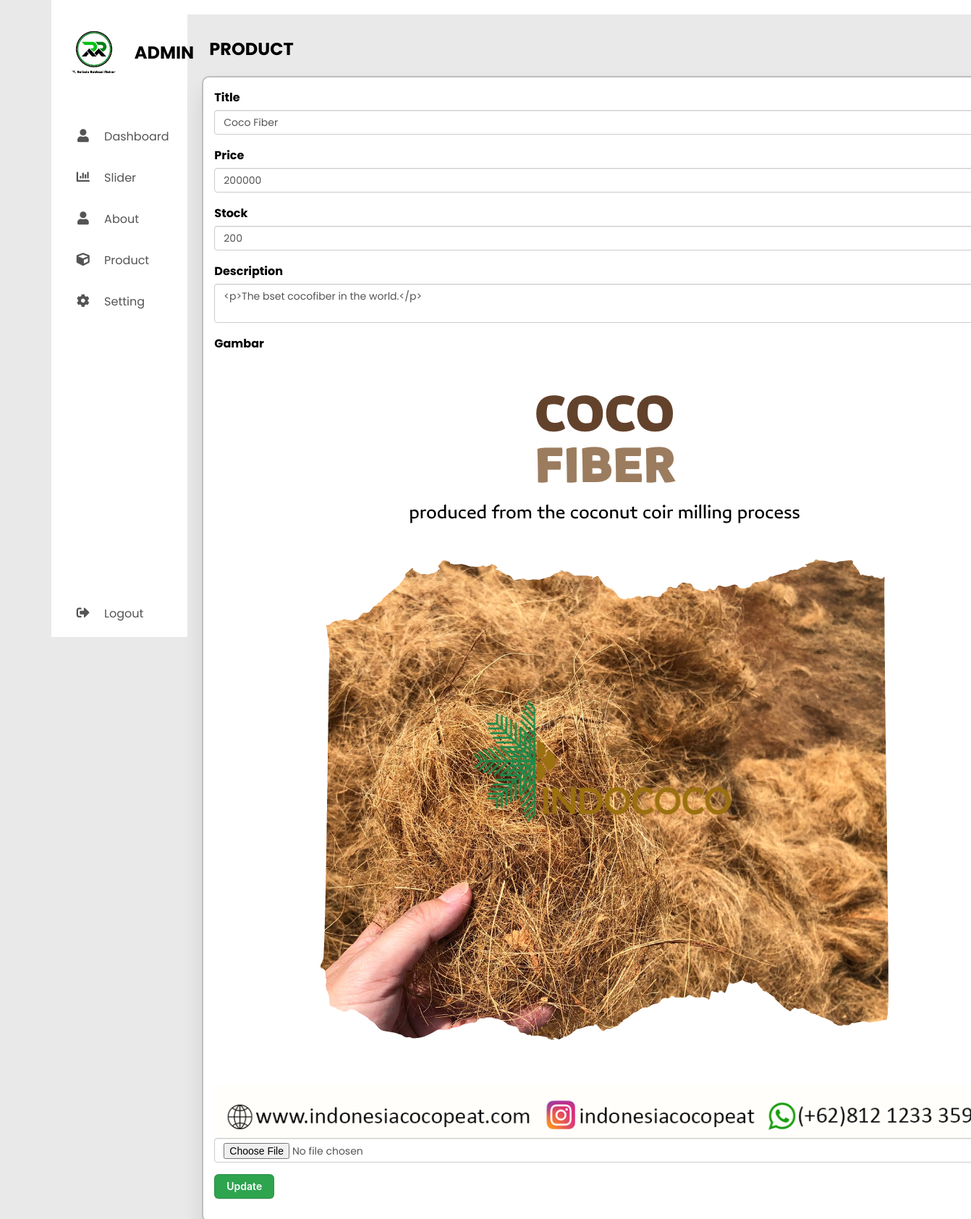
The app's page /admin/?page=edit_product&id=5 with its own data.
### tables this page shows
CREATE TABLE IF NOT EXISTS `product` (
  `id` int NOT NULL AUTO_INCREMENT,
  `title` varchar(200) DEFAULT NULL,
  `price` float DEFAULT NULL,
  `stock` int DEFAULT NULL,
  `description` text,
  `image` varchar(100) DEFAULT NULL,
  PRIMARY KEY (`id`)
);

### admin/edit_product.php (the view, shortened to what this page needs)
<section class="main">
    <div class="main-top">
    </div>
    <?php
        include('db/connection.php');
        $id = $_GET['id'];
        $query = "SELECT * FROM product WHERE id = '$id'";
        $result = mysqli_query($conn,$query);
        $product = mysqli_fetch_assoc($result);
    ?>
    <div class="main-body">
        <h1>PRODUCT</h1>
        <div class="card">
            <form method="POST" action="action/update_product.php" enctype="multipart/form-data">
                <div class="form-group">
                    <label >Title</label>
                    <input type="text" name="title" value="<?php echo $product['title']; ?>">
                </div>
                <div class="form-group">
                    <label >Price</label>
                    <input type="text" name="price" value="<?php echo $product['price']; ?>">
                </div>
                <div class="form-group">
                    <label >Stock</label>
                    <input type="text" name="stock" value="<?php echo $product['stock']; ?>">
                </div>
                <div class="form-group">
                    <label >Description</label>
                    <textarea name="description""><?php echo $product['description']; ?></textarea>
                </div>
                <div class="form-group">
                    <label>Gambar</label>
                    <img src="../image/<?php echo $product['image']; ?>" class="image">
                    <input type="file" name="image">
                </div>
                <div class="form-group">
                    <button type="submit" class="button-3">Update</button>
                </div>
            </form>
        </div>
    </div>
</section>

### admin/assets/css/style.css (style rules this page uses)
* { margin: 0; padding: 0; outline: none; border: none; text-decoration: none; list-style: none; box-sizing: border-box; font-family: "Poppins", sans-serif; }
body { background: rgb(233, 233, 233); }
.main { width: 100%; }
.main-top { width: 100%; background: #fff; padding: 10px; text-align: center; font-size: 18px; letter-spacing: 2px; text-transform: uppercase; color: rgb(43, 43, 43); }
.main-body { padding: 10px 10px 10px 20px; }
h1 { margin: 20px 10px; }
input { padding: 10px; border: 1px solid rgb(141, 141, 141); display: block; width: 100%; height: 34px; padding: 6px 12px; font-size: 14px; line-height: 1.42857143; color: #555; background-color: #fff; background-image: none; border: 1px solid #ccc; border-radius: 4px; -webkit-box-shadow: inset 0 1px 1px rgba(0, 0, 0, .075); box-shadow: inset 0 1px 1px rgba(0, 0, 0, .075); -webkit-transition: border-color ease-in-out .15s, -webkit-box-shadow ease-in-out .15s; -o-transition: border-color ease-in-out .15s, box-shadow ease-in-out .15s; transition: border-color ease-in-out .15s, box-shadow ease-in-out .15s; }
textarea { padding: 10px; border: 1px solid rgb(141, 141, 141); display: block; width: 100%; padding: 6px 12px; font-size: 14px; line-height: 1.42857143; color: #555; background-color: #fff; background-image: none; border: 1px solid #ccc; border-radius: 4px; -webkit-box-shadow: inset 0 1px 1px rgba(0, 0, 0, .075); box-shadow: inset 0 1px 1px rgba(0, 0, 0, .075); -webkit-transition: border-color ease-in-out .15s, -webkit-box-shadow ease-in-out .15s; -o-transition: border-color ease-in-out .15s, box-shadow ease-in-out .15s; transition: border-color ease-in-out .15s, box-shadow ease-in-out .15s; }
.card { width: 100%; padding: 15px; cursor: pointer; border-radius: 10px; background: #fff; margin-bottom: 15px; border: 2px solid rgb(190, 190, 190); box-shadow: 0 20px 30px rgba(0, 0, 0, 0.1); }
.button-3 { appearance: none; background-color: #2ea44f; border: 1px solid rgba(27, 31, 35, .15); border-radius: 6px; box-shadow: rgba(27, 31, 35, .1) 0 1px 0; box-sizing: border-box; color: #fff; cursor: pointer; display: inline-block; font-family: -apple-system,system-ui,"Segoe UI",Helvetica,Arial,sans-serif,"Apple Color Emoji","Segoe UI Emoji"; font-size: 14px; font-weight: 600; line-height: 20px; padding: 6px 16px; position: relative; text-align: center; text-decoration: none; user-select: none; -webkit-user-select: none; touch-action: manipulation; vertical-align: middle; white-space: nowrap; }
label { display: inline-block; max-width: 100%; margin-bottom: 5px; font-weight: 700; }
.form-group { margin-bottom: 1rem; width: 100%; }

### records on screen
product: title "Coco Fiber", price "200000", stock "200", description "<p>The bset cocofiber in the world.</p>", image (picture)
